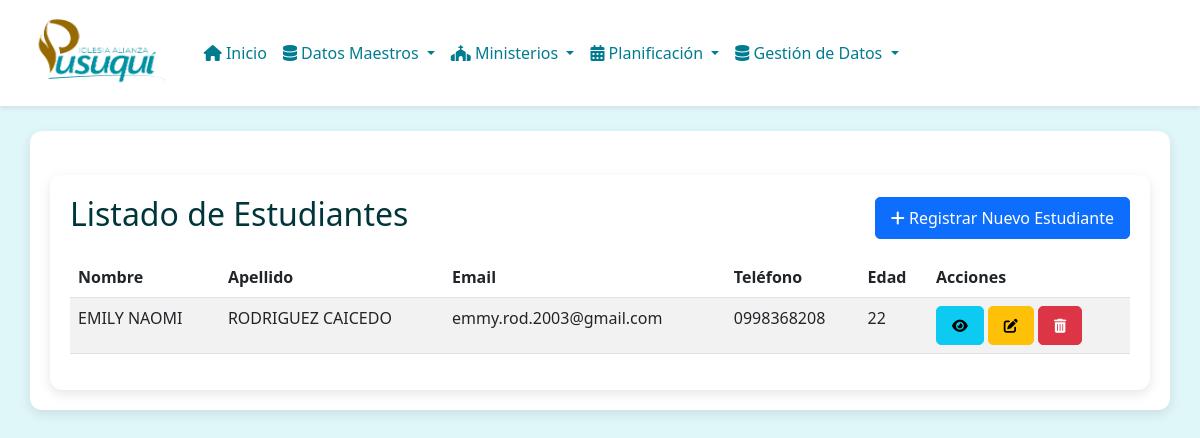
Page /academia/students/ on the earlier database version.
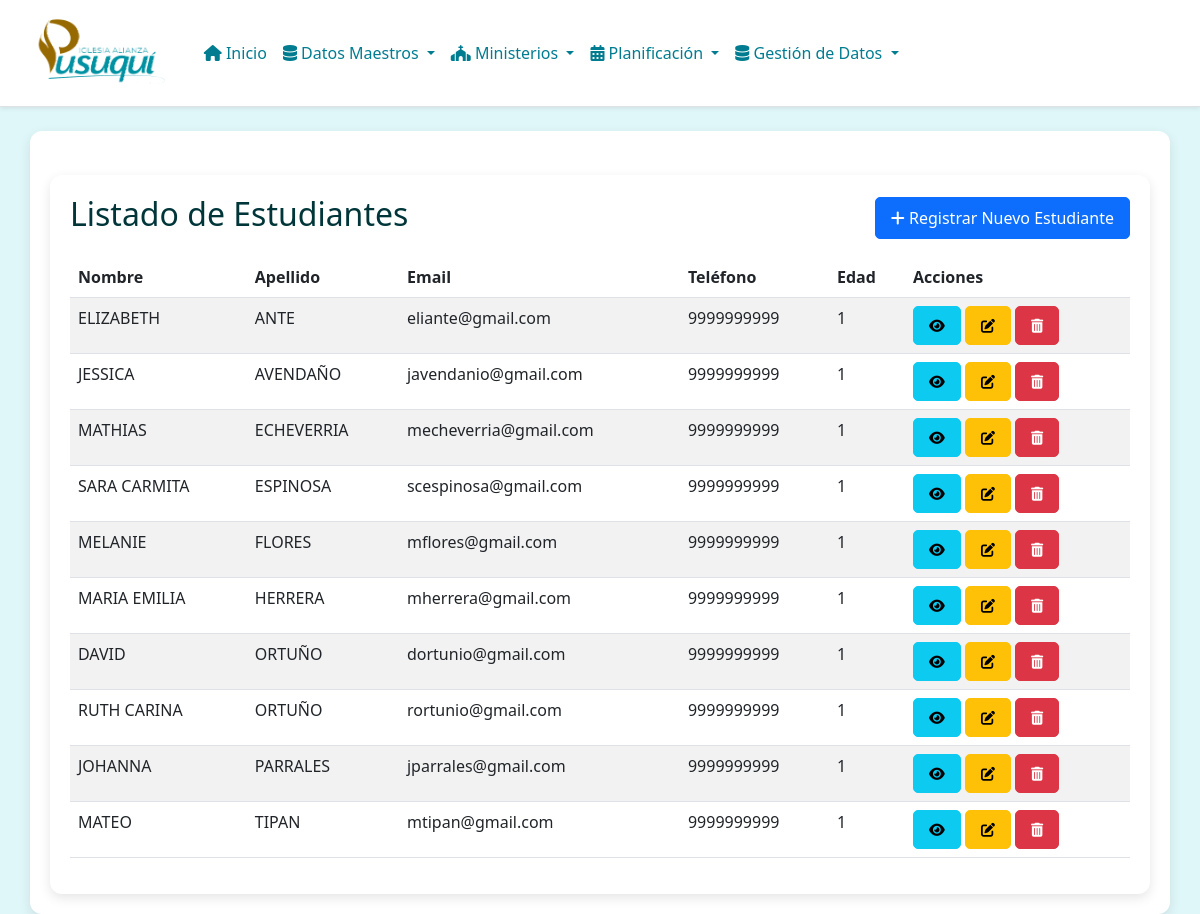
Same page on the later database version.
### academia/models.py (models this page shows, shortened)
class Student(models.Model):
    name = models.CharField(_("name"), max_length=128)
    surname = models.CharField(_("surname"), max_length=128)
    email = models.EmailField(_("email"), max_length=254, unique=True, null=True, blank=True)
    phone_number = models.CharField(_("phone number"), max_length=20, null=True, blank=True)
    date_of_birth = models.DateField(
        _("date of birth"),
        null=True, blank=True,
        validators=[validate_date],
        help_text=_("Format: YYYY-MM-DD")
    )
    @property
    def age(self):
        if not self.date_of_birth:
            return None
        today = date.today()
        return today.year - self.date_of_birth.year - \
               ((today.month, today.day) < (self.date_of_birth.month, self.date_of_birth.day))
    class Meta:
        verbose_name = _("student")
        verbose_name_plural = _("students")
        ordering = ['surname', 'name']

### academia/views.py (the view)
# urls.py: path('students/', views.StudentListView.as_view(), name='student-list'),
class StudentListView(ListView):
    model = Student
    template_name = 'academia/student_list.html'
    context_object_name = 'students'
    paginate_by = 10
    def get_context_data(self, **kwargs):
        context = super().get_context_data(**kwargs)
        context['active_page'] = 'students'
        context['page_title'] = 'Listado de Estudiantes'
        return context

### academia/templates/academia/student_list.html (shortened to what this page needs)
{% extends "base.html" %}
{% block body %}
<div class="container mt-4">
    <div class="d-flex justify-content-between align-items-center mb-3">
        <h2>{{ page_title }}</h2>
        <a href="{% url 'academia:student-create' %}" class="btn btn-primary">
            <i class="fas fa-plus"></i> Registrar Nuevo Estudiante
        </a>
    </div>
    {% if students %}
        <table class="table table-striped table-hover">
            <thead class="thead-dark">
                <tr>
                    <th>Nombre</th>
                    <th>Apellido</th>
                    <th>Email</th>
                    <th>Teléfono</th>
                    <th>Edad</th>
                    <th>Acciones</th>
                </tr>
            </thead>
            <tbody>
                {% for student in students %}
                <tr>
                    <td>{{ student.name }}</td>
                    <td>{{ student.surname }}</td>
                    <td>{{ student.email|default:"N/A" }}</td>
                    <td>{{ student.phone_number|default:"N/A" }}</td>
                    <td>{{ student.age|default:"N/A" }}</td>
                    <td>
                        <a href="{% url 'academia:student-detail' student.pk %}" class="btn btn-info btn-sm" title="Ver Detalles">
                            <i class="fas fa-eye"></i>
                        </a>
                        <a href="{% url 'academia:student-update' student.pk %}" class="btn btn-warning btn-sm" title="Editar">
                            <i class="fas fa-edit"></i>
                        </a>
                        <a href="{% url 'academia:student-delete' student.pk %}" class="btn btn-danger btn-sm" title="Eliminar">
                            <i class="fas fa-trash-alt"></i>
                        </a>
                    </td>
                </tr>
                {% endfor %}
            </tbody>
        </table>
    {% else %}
        <div class="alert alert-info" role="alert">
            No hay estudiantes registrados.
        </div>
    {% endif %}
</div>
{% endblock %}

Differences in the rows shown:
removed Student: name "EMILY NAOMI", surname "RODRIGUEZ CAICEDO", email "emmy.rod.2003@gmail.com", phone_number "0998368208", age "22"
added Student: name "ELIZABETH", surname "ANTE", email "eliante@gmail.com", phone_number "9999999999", age "1"
added Student: name "JESSICA", surname "AVENDAÑO", email "javendanio@gmail.com", phone_number "9999999999", age "1"
added Student: name "MATHIAS", surname "ECHEVERRIA", email "mecheverria@gmail.com", phone_number "9999999999", age "1"
added Student: name "SARA CARMITA", surname "ESPINOSA", email "scespinosa@gmail.com", phone_number "9999999999", age "1"
added Student: name "MELANIE", surname "FLORES", email "mflores@gmail.com", phone_number "9999999999", age "1"
added Student: name "MARIA EMILIA", surname "HERRERA", email "mherrera@gmail.com", phone_number "9999999999", age "1"
added Student: name "DAVID", surname "ORTUÑO", email "dortunio@gmail.com", phone_number "9999999999", age "1"
added Student: name "RUTH CARINA", surname "ORTUÑO", email "rortunio@gmail.com", phone_number "9999999999", age "1"
added Student: name "JOHANNA", surname "PARRALES", email "jparrales@gmail.com", phone_number "9999999999", age "1"
added Student: name "MATEO", surname "TIPAN", email "mtipan@gmail.com", phone_number "9999999999", age "1"
